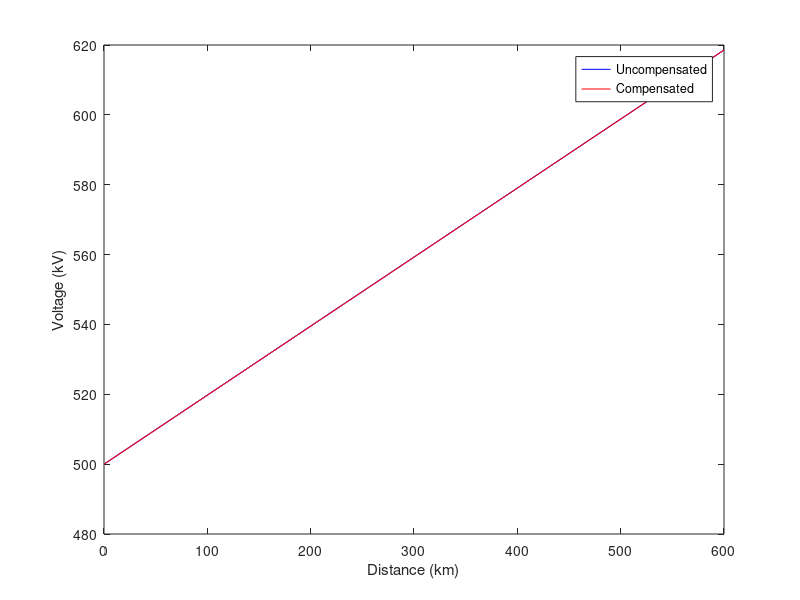

Source code (MATLAB):
% Transmission line parameters
f = 50; % Hz
l = 600; % km
r = 0.016; % ohm/km
L = 0.97e-3; % H/km
C = 0.0115e-6; % F/km
Vs = 500e3; % V

% Calculating ABCD parameters
w = 2 * pi * f;
Z = r + 1j * w * L;
Y = 1j * w * C;
gamma = sqrt(Z * Y);
Zc = sqrt(Z / Y);
A = cosh(gamma * l);
D = cosh(gamma * l);
B = Zc * sinh(gamma * l);
C = (1 / Zc) * sinh(gamma * l);

% Calculating receiving end voltage and current for uncompensated line
Is = 0;
Vr_uncompensated = (Vs - B * Is) / A;
Ir_uncompensated = (Is - C * Vs) / D;

% Calculating shunt reactor parameters
Xc = abs(Vr_uncompensated)^2 / abs(Vr_uncompensated - Vs);
Qc = sqrt(3) * abs(Vr_uncompensated)^2 / Xc;

% Calculating receiving end voltage and current for compensated line
ZL_compensated = -1j * Xc;
Ir_compensated = Vr_uncompensated / ZL_compensated;
Vs_compensated = A * Vr_uncompensated + B * Ir_compensated;
Is_compensated = C * Vr_uncompensated + D * Ir_compensated;

% Plotting voltage profile
x = [0 l];
y1 = [abs(Vs) abs(Vr_uncompensated)] / 1000;
y2 = [abs(Vs_compensated) abs(Vr_uncompensated)] / 1000;
plot(x, y1, 'b', x, y2, 'r');
xlabel('Distance (km)');
ylabel('Voltage (kV)');
legend('Uncompensated', 'Compensated');
